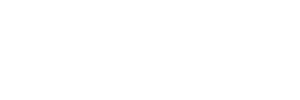
Frame 1 (no input)
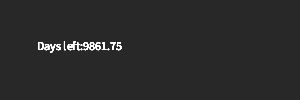
Frame 60 (the mouse pressed at the canvas centre just before this capture)
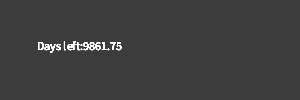
Frame 120 (the mouse held since frame 60 and released just before this capture)

The Processing sketch that drew these frames (run headless with seeded random() and noise(); from frame 60 on, the mouse is pressed at the canvas centre):

// Processing sketch: functionsReview
// ── functionsReview.pde
//FUNCTIONS REVIEW
int s;
int c;
float d;

void setup(){
  size(300,100);
  background(255);
  s = second();
}

void draw(){
  if(s!=second()){
    if(c<255){
    c=c+20;
    }else{
      c=0;
    }
    background(c);
    s = second();
  }
  d = death(1982);
  text("Days left:"+d,width/8,height/2);
  
}

//void function
void backchange(int col){
  background(col);
  
}

//return function
float death(int bYear){  
  float daysLeft = (71-(year()-bYear))*365.25;
  return daysLeft;
}
